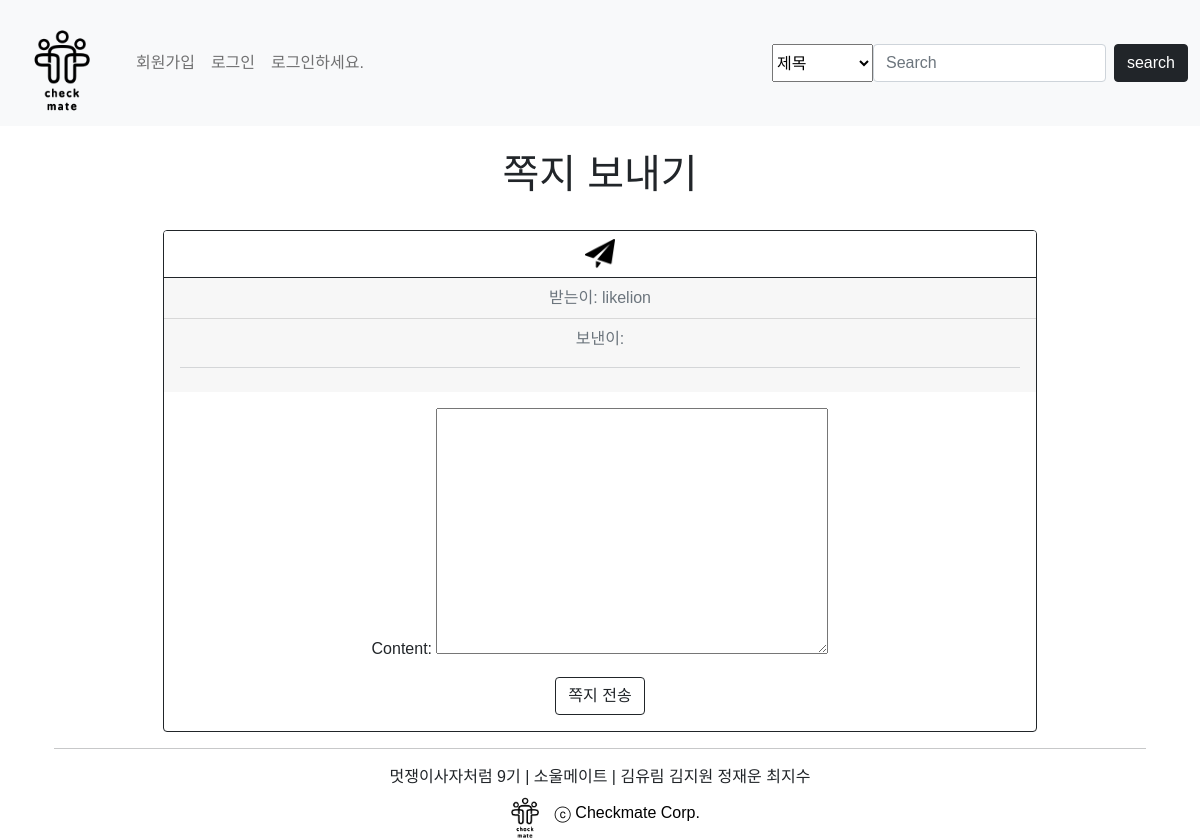
The page /message/new_message/1 on the database as committed earlier.
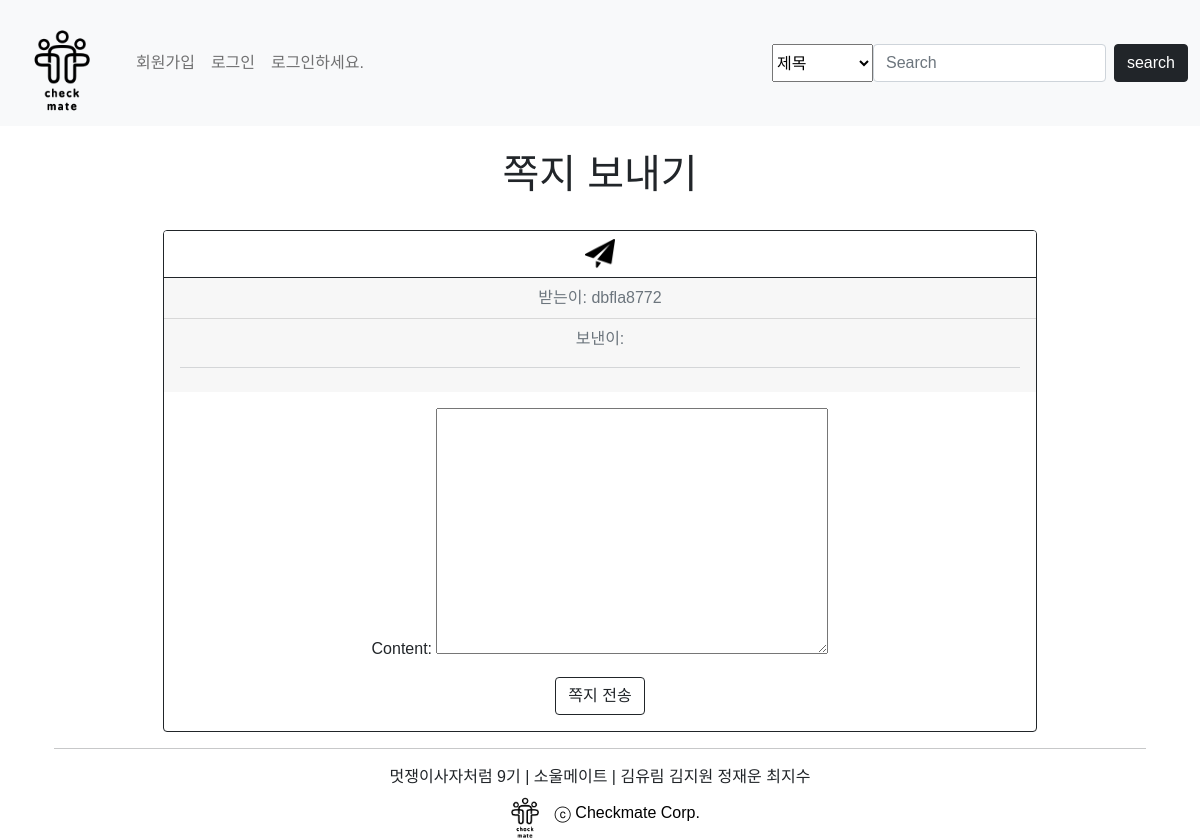
The same page on the database as committed later.
### account/models.py (models this page shows)
class CustomUser(AbstractUser):
    mbti_Choices = (
        ('모름','모름'),
        ('ISTJ','ISTJ'),
        ('ISFJ','ISFJ'),
        ('INFJ','INFJ'),
        ('INTJ','INTJ'),
        ('ISTP','ISTP'),
        ('ISFP','ISFP'),
        ('INTP','INTP'),
        ('INFP','INFP'),
        ('ESTP','ESTP'),
        ('ESFP','ESFP'),
        ('ENFP','ENFP'),
        ('ENTP','ENTP'),
        ('ESTJ','ESTJ'),
        ('ESFJ','ESFJ'),
        ('ENFJ','ENFJ'),
        ('ENTJ','ENTJ'),
    )
    mbti = models.TextField(choices=mbti_Choices)
    location = models.CharField(max_length=200)

### message/views.py (the view)
# urls.py: path('new_message/<str:post_id>', new_message, name="new_message"),
def new_message(request, post_id):
    if request.method == 'POST':
        message_form = MessageForm(request.POST)
        if message_form.is_valid():
            new_message = message_form.save(commit=False)  # 임시저장
            new_message.sender = request.user
            new_message.receiver = get_object_or_404(Mate, pk=post_id).writer
            new_message.send_date = timezone.now()
            new_message.save()
            return redirect('message:send_box')
    else:
        message_form = MessageForm()
        receiver = get_object_or_404(Mate, pk=post_id).writer
        return render(request, 'new_message.html', {'message_form':message_form, 'receiver':receiver})

### message/forms.py
class MessageForm(forms.ModelForm): # 장고에서 지원해주는 forms를 상솓받음
    class Meta:
        model = Message
        fields = ['content']

### message/templates/new_message.html (shortened to what this page needs)
{% extends 'base.html' %}
{% load static %}
    {% block content %}
    <br><h1>쪽지 보내기</h1><br>
    <div class="container">
        <div class="card border-dark" style="width: 80%; margin: auto;" >
          <ul class="list-group list-group-flush">
            <li class="list-group-item"><img src="{% static 'paper-plane.png' %}"></li>
          </ul>
          <div class="card-footer text-muted">받는이: {{receiver}}</div>
          <div class="card-footer text-muted">보낸이: {{user.username}}<hr></div>
          <div class="card-body">
            <form action="" method="post" enctype="multipart/form-data">
                  {{message_form.as_p}}
              <button type="submit" class="btn btn-outline-dark">쪽지 전송</button>
          </form>
          </div>
        </div>
      </div>
{% endblock %}

Rows that differ between the two databases and show on the page:
changed CustomUser: username "likelion" → "dbfla8772"
